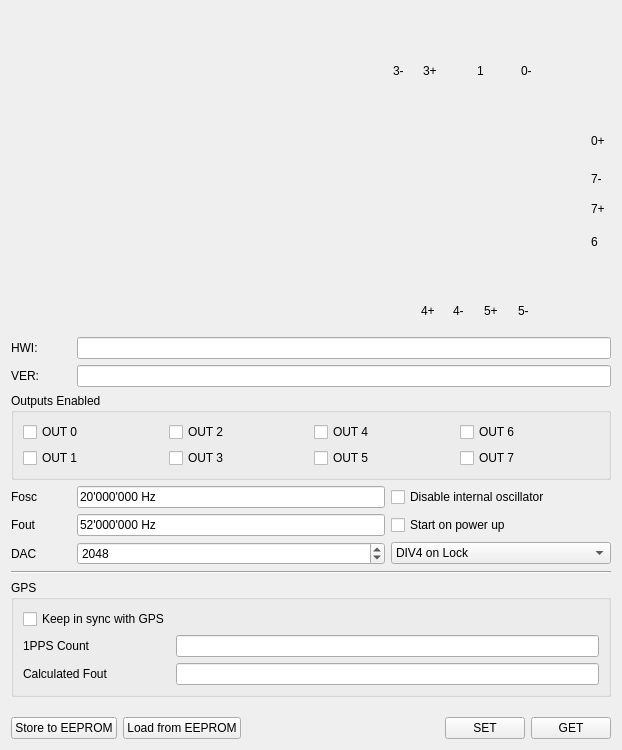
<?xml version="1.0" encoding="UTF-8"?>
<ui version="4.0">
 <class>Basic</class>
 <widget class="QWidget" name="Basic">
  <property name="geometry">
   <rect>
    <x>0</x>
    <y>0</y>
    <width>618</width>
    <height>750</height>
   </rect>
  </property>
  <property name="windowTitle">
   <string>ClockTamer Configuration</string>
  </property>
  <layout class="QVBoxLayout" name="verticalLayout">
   <item>
    <widget class="QWidget" name="widget" native="true">
     <property name="minimumSize">
      <size>
       <width>600</width>
       <height>320</height>
      </size>
     </property>
     <widget class="QLabel" name="label_5">
      <property name="geometry">
       <rect>
        <x>466</x>
        <y>50</y>
        <width>16</width>
        <height>20</height>
       </rect>
      </property>
      <property name="text">
       <string>1</string>
      </property>
     </widget>
     <widget class="QLabel" name="label_7">
      <property name="geometry">
       <rect>
        <x>410</x>
        <y>290</y>
        <width>21</width>
        <height>20</height>
       </rect>
      </property>
      <property name="text">
       <string>4+</string>
      </property>
     </widget>
     <widget class="QLabel" name="label_11">
      <property name="geometry">
       <rect>
        <x>580</x>
        <y>220</y>
        <width>21</width>
        <height>21</height>
       </rect>
      </property>
      <property name="text">
       <string>6</string>
      </property>
     </widget>
     <widget class="QLabel" name="label_6">
      <property name="geometry">
       <rect>
        <x>580</x>
        <y>120</y>
        <width>31</width>
        <height>20</height>
       </rect>
      </property>
      <property name="text">
       <string>0+</string>
      </property>
     </widget>
     <widget class="QLabel" name="label_9">
      <property name="geometry">
       <rect>
        <x>473</x>
        <y>290</y>
        <width>21</width>
        <height>20</height>
       </rect>
      </property>
      <property name="text">
       <string>5+</string>
      </property>
     </widget>
     <widget class="QLabel" name="label_8">
      <property name="geometry">
       <rect>
        <x>442</x>
        <y>290</y>
        <width>21</width>
        <height>20</height>
       </rect>
      </property>
      <property name="text">
       <string>4-</string>
      </property>
     </widget>
     <widget class="QLabel" name="label_13">
      <property name="geometry">
       <rect>
        <x>580</x>
        <y>160</y>
        <width>21</width>
        <height>16</height>
       </rect>
      </property>
      <property name="text">
       <string>7-</string>
      </property>
     </widget>
     <widget class="QLabel" name="label_10">
      <property name="geometry">
       <rect>
        <x>382</x>
        <y>50</y>
        <width>21</width>
        <height>20</height>
       </rect>
      </property>
      <property name="text">
       <string>3-</string>
      </property>
     </widget>
     <widget class="QLabel" name="label_12">
      <property name="geometry">
       <rect>
        <x>580</x>
        <y>190</y>
        <width>21</width>
        <height>16</height>
       </rect>
      </property>
      <property name="text">
       <string>7+</string>
      </property>
     </widget>
     <widget class="QLabel" name="label_14">
      <property name="geometry">
       <rect>
        <x>510</x>
        <y>50</y>
        <width>31</width>
        <height>20</height>
       </rect>
      </property>
      <property name="text">
       <string>0-</string>
      </property>
     </widget>
     <widget class="QLabel" name="label_15">
      <property name="geometry">
       <rect>
        <x>10</x>
        <y>20</y>
        <width>591</width>
        <height>281</height>
       </rect>
      </property>
      <property name="text">
       <string/>
      </property>
      <property name="pixmap">
       <pixmap resource="res.qrc">:/Tamer/P-img-small.png</pixmap>
      </property>
     </widget>
     <widget class="QLabel" name="label_16">
      <property name="geometry">
       <rect>
        <x>412</x>
        <y>50</y>
        <width>21</width>
        <height>20</height>
       </rect>
      </property>
      <property name="text">
       <string>3+</string>
      </property>
     </widget>
     <widget class="QLabel" name="label_17">
      <property name="geometry">
       <rect>
        <x>507</x>
        <y>290</y>
        <width>21</width>
        <height>20</height>
       </rect>
      </property>
      <property name="text">
       <string>5-</string>
      </property>
     </widget>
     <zorder>label_15</zorder>
     <zorder>label_5</zorder>
     <zorder>label_7</zorder>
     <zorder>label_11</zorder>
     <zorder>label_6</zorder>
     <zorder>label_9</zorder>
     <zorder>label_8</zorder>
     <zorder>label_13</zorder>
     <zorder>label_10</zorder>
     <zorder>label_12</zorder>
     <zorder>label_14</zorder>
     <zorder>label_16</zorder>
     <zorder>label_17</zorder>
    </widget>
   </item>
   <item>
    <layout class="QGridLayout" name="gridLayout_3">
     <item row="0" column="0">
      <widget class="QLabel" name="label_3">
       <property name="minimumSize">
        <size>
         <width>60</width>
         <height>0</height>
        </size>
       </property>
       <property name="text">
        <string>HWI:</string>
       </property>
      </widget>
     </item>
     <item row="1" column="0">
      <widget class="QLabel" name="label_4">
       <property name="minimumSize">
        <size>
         <width>60</width>
         <height>0</height>
        </size>
       </property>
       <property name="text">
        <string>VER:</string>
       </property>
      </widget>
     </item>
     <item row="0" column="1">
      <widget class="QLineEdit" name="leHWI">
       <property name="readOnly">
        <bool>true</bool>
       </property>
      </widget>
     </item>
     <item row="1" column="1">
      <widget class="QLineEdit" name="leVER">
       <property name="readOnly">
        <bool>true</bool>
       </property>
      </widget>
     </item>
    </layout>
   </item>
   <item>
    <widget class="QGroupBox" name="groupBox">
     <property name="title">
      <string>Outputs Enabled</string>
     </property>
     <property name="flat">
      <bool>false</bool>
     </property>
     <property name="checkable">
      <bool>false</bool>
     </property>
     <layout class="QHBoxLayout" name="horizontalLayout">
      <item>
       <layout class="QGridLayout" name="gridLayout">
        <item row="0" column="0">
         <widget class="QCheckBox" name="cbOut0">
          <property name="sizePolicy">
           <sizepolicy hsizetype="Expanding" vsizetype="Fixed">
            <horstretch>0</horstretch>
            <verstretch>0</verstretch>
           </sizepolicy>
          </property>
          <property name="text">
           <string>OUT 0</string>
          </property>
         </widget>
        </item>
        <item row="1" column="0">
         <widget class="QCheckBox" name="cbOut1">
          <property name="sizePolicy">
           <sizepolicy hsizetype="Expanding" vsizetype="Fixed">
            <horstretch>0</horstretch>
            <verstretch>0</verstretch>
           </sizepolicy>
          </property>
          <property name="text">
           <string>OUT 1</string>
          </property>
         </widget>
        </item>
        <item row="0" column="1">
         <widget class="QCheckBox" name="cbOut2">
          <property name="sizePolicy">
           <sizepolicy hsizetype="Expanding" vsizetype="Fixed">
            <horstretch>0</horstretch>
            <verstretch>0</verstretch>
           </sizepolicy>
          </property>
          <property name="text">
           <string>OUT 2</string>
          </property>
         </widget>
        </item>
        <item row="1" column="1">
         <widget class="QCheckBox" name="cbOut3">
          <property name="sizePolicy">
           <sizepolicy hsizetype="Expanding" vsizetype="Fixed">
            <horstretch>0</horstretch>
            <verstretch>0</verstretch>
           </sizepolicy>
          </property>
          <property name="text">
           <string>OUT 3</string>
          </property>
         </widget>
        </item>
        <item row="0" column="2">
         <widget class="QCheckBox" name="cbOut4">
          <property name="sizePolicy">
           <sizepolicy hsizetype="Expanding" vsizetype="Fixed">
            <horstretch>0</horstretch>
            <verstretch>0</verstretch>
           </sizepolicy>
          </property>
          <property name="text">
           <string>OUT 4</string>
          </property>
         </widget>
        </item>
        <item row="1" column="2">
         <widget class="QCheckBox" name="cbOut5">
          <property name="sizePolicy">
           <sizepolicy hsizetype="Expanding" vsizetype="Fixed">
            <horstretch>0</horstretch>
            <verstretch>0</verstretch>
           </sizepolicy>
          </property>
          <property name="text">
           <string>OUT 5</string>
          </property>
         </widget>
        </item>
        <item row="0" column="3">
         <widget class="QCheckBox" name="cbOut6">
          <property name="sizePolicy">
           <sizepolicy hsizetype="Expanding" vsizetype="Fixed">
            <horstretch>0</horstretch>
            <verstretch>0</verstretch>
           </sizepolicy>
          </property>
          <property name="text">
           <string>OUT 6</string>
          </property>
         </widget>
        </item>
        <item row="1" column="3">
         <widget class="QCheckBox" name="cbOut7">
          <property name="sizePolicy">
           <sizepolicy hsizetype="Expanding" vsizetype="Fixed">
            <horstretch>0</horstretch>
            <verstretch>0</verstretch>
           </sizepolicy>
          </property>
          <property name="text">
           <string>OUT 7</string>
          </property>
         </widget>
        </item>
       </layout>
      </item>
     </layout>
    </widget>
   </item>
   <item>
    <layout class="QGridLayout" name="gridLayout_2">
     <item row="1" column="0">
      <widget class="QLabel" name="label">
       <property name="minimumSize">
        <size>
         <width>60</width>
         <height>0</height>
        </size>
       </property>
       <property name="text">
        <string>Fosc</string>
       </property>
      </widget>
     </item>
     <item row="2" column="0">
      <widget class="QLabel" name="label_2">
       <property name="minimumSize">
        <size>
         <width>60</width>
         <height>0</height>
        </size>
       </property>
       <property name="text">
        <string>Fout</string>
       </property>
      </widget>
     </item>
     <item row="1" column="1">
      <widget class="QLineEdit" name="leFosc">
       <property name="inputMask">
        <string>09'999'999 \Hz;_</string>
       </property>
       <property name="text">
        <string>20'000'000 Hz</string>
       </property>
      </widget>
     </item>
     <item row="2" column="1">
      <widget class="QLineEdit" name="leFout">
       <property name="inputMask">
        <string>09'999'999 \Hz;_</string>
       </property>
       <property name="text">
        <string>52'000'000 Hz</string>
       </property>
      </widget>
     </item>
     <item row="1" column="2">
      <widget class="QCheckBox" name="cbOscDisable">
       <property name="minimumSize">
        <size>
         <width>220</width>
         <height>0</height>
        </size>
       </property>
       <property name="text">
        <string>Disable internal oscillator</string>
       </property>
      </widget>
     </item>
     <item row="2" column="2">
      <widget class="QCheckBox" name="cbAutoStart">
       <property name="minimumSize">
        <size>
         <width>220</width>
         <height>0</height>
        </size>
       </property>
       <property name="text">
        <string>Start on power up</string>
       </property>
      </widget>
     </item>
     <item row="3" column="0">
      <widget class="QLabel" name="lbDac">
       <property name="text">
        <string>DAC</string>
       </property>
      </widget>
     </item>
     <item row="3" column="1">
      <widget class="QSpinBox" name="sbDacValue">
       <property name="maximum">
        <number>4095</number>
       </property>
       <property name="singleStep">
        <number>1</number>
       </property>
       <property name="value">
        <number>2048</number>
       </property>
      </widget>
     </item>
     <item row="3" column="2">
      <widget class="QComboBox" name="cbOutMode">
       <item>
        <property name="text">
         <string>DIV4 on Lock</string>
        </property>
       </item>
       <item>
        <property name="text">
         <string>Int. Oscillator</string>
        </property>
       </item>
       <item>
        <property name="text">
         <string>DIV4 Always</string>
        </property>
       </item>
      </widget>
     </item>
    </layout>
   </item>
   <item>
    <widget class="Line" name="line">
     <property name="orientation">
      <enum>Qt::Horizontal</enum>
     </property>
    </widget>
   </item>
   <item>
    <widget class="QGroupBox" name="gGps">
     <property name="title">
      <string>GPS</string>
     </property>
     <layout class="QHBoxLayout" name="horizontalLayout_3">
      <item>
       <layout class="QGridLayout" name="gridLayout_4">
        <item row="1" column="0">
         <widget class="QLabel" name="label_18">
          <property name="text">
           <string>1PPS Count</string>
          </property>
         </widget>
        </item>
        <item row="2" column="0">
         <widget class="QLabel" name="label_19">
          <property name="text">
           <string>Calculated Fout</string>
          </property>
         </widget>
        </item>
        <item row="1" column="1">
         <widget class="QLineEdit" name="le1PPS">
          <property name="readOnly">
           <bool>true</bool>
          </property>
         </widget>
        </item>
        <item row="2" column="1">
         <widget class="QLineEdit" name="leCalcFout">
          <property name="readOnly">
           <bool>true</bool>
          </property>
         </widget>
        </item>
        <item row="0" column="0">
         <widget class="QCheckBox" name="cbGPSSync">
          <property name="text">
           <string>Keep in sync with GPS</string>
          </property>
         </widget>
        </item>
        <item row="0" column="1">
         <widget class="QLabel" name="lbGpsInfo">
          <property name="text">
           <string/>
          </property>
          <property name="alignment">
           <set>Qt::AlignCenter</set>
          </property>
         </widget>
        </item>
       </layout>
      </item>
     </layout>
    </widget>
   </item>
   <item>
    <spacer name="verticalSpacer">
     <property name="orientation">
      <enum>Qt::Vertical</enum>
     </property>
     <property name="sizeHint" stdset="0">
      <size>
       <width>20</width>
       <height>75</height>
      </size>
     </property>
    </spacer>
   </item>
   <item>
    <layout class="QHBoxLayout" name="horizontalLayout_2">
     <item>
      <widget class="QPushButton" name="btStore">
       <property name="text">
        <string>Store to EEPROM</string>
       </property>
      </widget>
     </item>
     <item>
      <widget class="QPushButton" name="btLoad">
       <property name="text">
        <string>Load from EEPROM</string>
       </property>
      </widget>
     </item>
     <item>
      <spacer name="horizontalSpacer">
       <property name="orientation">
        <enum>Qt::Horizontal</enum>
       </property>
       <property name="sizeHint" stdset="0">
        <size>
         <width>40</width>
         <height>20</height>
        </size>
       </property>
      </spacer>
     </item>
     <item>
      <widget class="QPushButton" name="btSet">
       <property name="text">
        <string>SET</string>
       </property>
      </widget>
     </item>
     <item>
      <widget class="QPushButton" name="btGet">
       <property name="text">
        <string>GET</string>
       </property>
      </widget>
     </item>
    </layout>
   </item>
  </layout>
 </widget>
 <resources>
  <include location="res.qrc"/>
  <include location="res.qrc"/>
 </resources>
 <connections/>
</ui>
